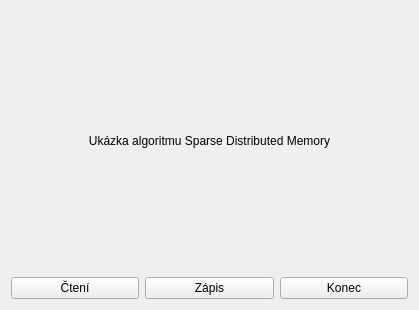
<?xml version="1.0" encoding="UTF-8"?>
<ui version="4.0">
 <class>Form</class>
 <widget class="QWidget" name="Form">
  <property name="geometry">
   <rect>
    <x>0</x>
    <y>0</y>
    <width>419</width>
    <height>310</height>
   </rect>
  </property>
  <property name="minimumSize">
   <size>
    <width>419</width>
    <height>310</height>
   </size>
  </property>
  <property name="windowTitle">
   <string>Form</string>
  </property>
  <layout class="QGridLayout" name="gridLayout">
   <item row="0" column="0">
    <layout class="QVBoxLayout" name="verticalLayout">
     <item>
      <widget class="QLabel" name="label">
       <property name="text">
        <string>Ukázka algoritmu Sparse Distributed Memory</string>
       </property>
       <property name="alignment">
        <set>Qt::AlignCenter</set>
       </property>
       <property name="wordWrap">
        <bool>true</bool>
       </property>
      </widget>
     </item>
     <item>
      <layout class="QHBoxLayout" name="horizontalLayout">
       <item>
        <widget class="QPushButton" name="read_button">
         <property name="text">
          <string>Čtení</string>
         </property>
        </widget>
       </item>
       <item>
        <widget class="QPushButton" name="write_button">
         <property name="text">
          <string>Zápis</string>
         </property>
        </widget>
       </item>
       <item>
        <widget class="QPushButton" name="exit_button">
         <property name="text">
          <string>Konec</string>
         </property>
        </widget>
       </item>
      </layout>
     </item>
    </layout>
   </item>
  </layout>
 </widget>
 <resources/>
 <connections/>
</ui>
